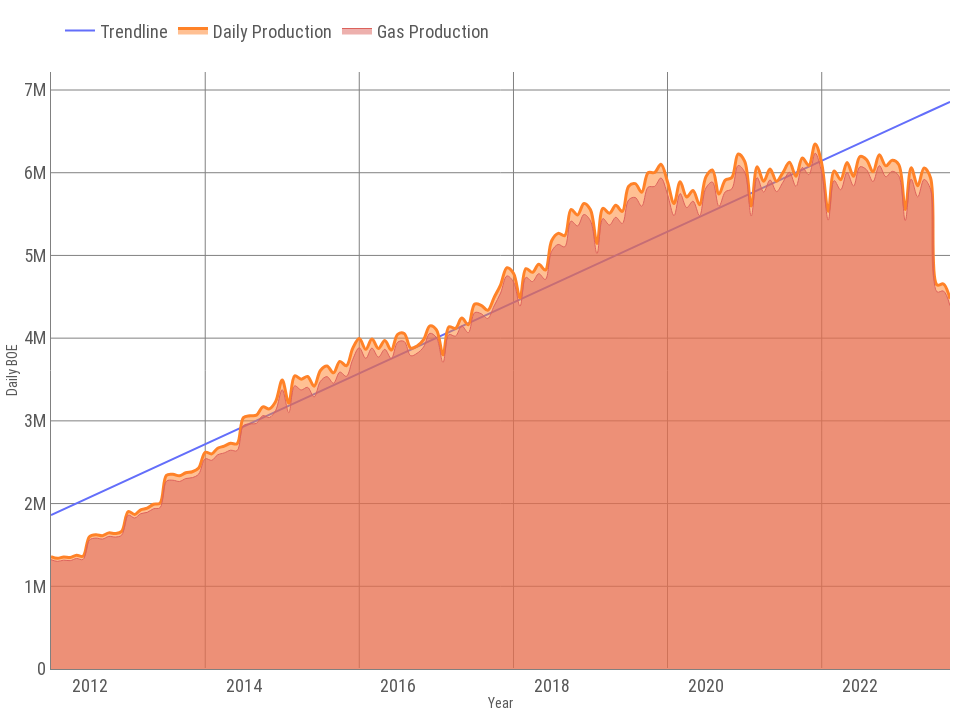

Source (notebook cell):
### Markdown cell above
Ols and fill

### Code cell
name = '262\_BOE_Production__04_06_24(_BOE_(BBL)_).csv'
df = pd.read_csv(name)
df['BOE (BBL)'] = df['BOE (BBL)']/30
df["BOE Production"] = pd.to_datetime(df["BOE Production"], format="%Y-%m-%d")

name = '262\_Gas_Production__04_09_24(_Gas_(BBL)_).csv'
df_gas = pd.read_csv(name)
df_gas["Gas Production"] = pd.to_datetime(df_gas["Gas Production"], format="%Y-%m")



df['year'] = [x.year for x in df['BOE Production']]
df['month'] = [x.month for x in df['BOE Production']]

fig = go.Figure()
df['date_delta'] = (df['BOE Production'] - df['BOE Production'].min())  / np.timedelta64(1,'D')
df['bestfit'] = sm.OLS(df["BOE (BBL)"], sm.add_constant(df["date_delta"])).fit().fittedvalues
fig.add_trace(
    go.Scatter(
        name='Trendline', x=df["BOE Production"], y=df['bestfit'], mode='lines', 
        line = dict(color='rgba(99,110,250,1)', width=2)
    )
)

fig.add_trace(
    go.Scatter(
        x=df["BOE Production"], 
        y=df["BOE (BBL)"],
        mode='lines',
        name='Daily Production',
        line_shape='spline',
        line=dict(
            width=3,
            color='rgba(255,130,40,1)'
        ),
        fill='tozeroy', line_color='rgba(255,130,40,1)'
    )
)

fig.add_trace(
    go.Scatter(
        x=df_gas["Gas Production"], 
        y=df_gas["Gas (BBL)"],
        mode='lines',
        name='Gas Production',
        line_shape='spline',
        line = dict(color='rgba(220,98,92,1)', width=1),
        fill='tozeroy', line_color='rgba(220,98,92,1)'
    )
)
width = 980
height = 720
fig.update_layout(
    font=dict(
        family="Roboto Condensed",
        size=18,
        color="#595959"
    ),
    plot_bgcolor='rgba(0, 0, 0, 0)',
    paper_bgcolor='rgba(0,0,0,0)',
    margin=dict(t=30, r=30, l=30, b=30),
    width=width, height=height,
    legend=dict( 
        orientation="h",
        yanchor="top",
        y=1.1,
        xanchor="left",
        x=0.01
    ),
    xaxis_title="Year",
    yaxis_title="Daily BOE"
)

lineColor = 'gray'
fig.update_xaxes(
    tickformat="%Y",
    ticklabelmode="period", title_font=dict(size=14), title_standoff=3,
    showline=True, linewidth=1, linecolor=lineColor, gridcolor='gray')
fig.update_yaxes(title_font=dict(size=14), title_standoff=3,
                 showline=True, linewidth=1, linecolor=lineColor, gridcolor='gray')

#fig.data[1].name = 'Trendline'
#fig.data[1].showlegend = True

fig.update_traces(visible=False, selector=dict(mode="markers"))

fig.write_image("fig1.png", scale=4, width=width, height=width)
fig.write_html("graph.html")
fig.show()

### Figure 1 — Plotly figure (JSON) as saved in the notebook; plotly's stock layout.template omitted (floating-point values rounded to 4 significant figures; data arrays with more than 128 entries replaced by an {"elided": "..."} marker saying what was removed)
{"data": [{"line": {"color": "rgba(99,110,250,1)", "width": 2}, "mode": "lines", "name": "Trendline", "type": "scatter", "x": {"elided": "141 str values"}, "y": {"elided": "141 float values"}}, {"fill": "tozeroy", "line": {"color": "rgba(255,130,40,1)", "shape": "spline", "width": 3}, "mode": "lines", "name": "Daily Production", "type": "scatter", "x": {"elided": "141 str values"}, "y": {"elided": "141 float values"}}, {"fill": "tozeroy", "line": {"color": "rgba(220,98,92,1)", "shape": "spline", "width": 1}, "mode": "lines", "name": "Gas Production", "type": "scatter", "x": {"elided": "141 str values"}, "y": {"elided": "141 float values"}}], "layout": {"font": {"color": "#595959", "family": "Roboto Condensed", "size": 18}, "height": 720, "legend": {"orientation": "h", "x": 0.01, "xanchor": "left", "y": 1.1, "yanchor": "top"}, "margin": {"b": 30, "l": 30, "r": 30, "t": 30}, "paper_bgcolor": "rgba(0,0,0,0)", "plot_bgcolor": "rgba(0, 0, 0, 0)", "width": 980, "xaxis": {"gridcolor": "gray", "linecolor": "gray", "linewidth": 1, "showline": true, "tickformat": "%Y", "ticklabelmode": "period", "title": {"font": {"size": 14}, "standoff": 3, "text": "Year"}}, "yaxis": {"gridcolor": "gray", "linecolor": "gray", "linewidth": 1, "showline": true, "title": {"font": {"size": 14}, "standoff": 3, "text": "Daily BOE"}}}}
